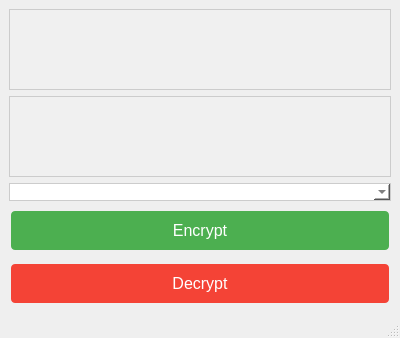
<?xml version="1.0" encoding="UTF-8"?>
<ui version="4.0">
 <class>MainWindow</class>
 <widget class="QMainWindow" name="MainWindow">
  <property name="geometry">
   <rect>
    <x>0</x>
    <y>0</y>
    <width>400</width>
    <height>338</height>
   </rect>
  </property>
  <property name="windowTitle">
   <string>MainWindow</string>
  </property>
  <widget class="QWidget" name="centralwidget">
   <layout class="QVBoxLayout" name="verticalLayout">
    <item>
     <widget class="QTextEdit" name="inputTextEdit">
        <property name="styleSheet">
            <string>background-color: #f0f0f0; color: #333; border: 1px solid #ccc;</string>
        </property>
     </widget>
    </item>
    <item>
     <widget class="QTextEdit" name="outputTextEdit">
        <property name="styleSheet">
            <string>background-color: #f0f0f0; color: #333; border: 1px solid #ccc;</string>
        </property>
     </widget>
    </item>
    <item>
     <widget class="QComboBox" name="algorithmComboBox">
        <property name="styleSheet">
            <string>background-color: #fff; color: #333; border: 1px solid #ccc;</string>
        </property>
     </widget>
    </item>
    <item>
     <widget class="QPushButton" name="encryptButton">
      <property name="text">
       <string>Encrypt</string>
      </property>
      <property name="styleSheet">
            <string>background-color: #4CAF50; color: white; border: none; padding: 10px 20px; text-align: center; text-decoration: none; display: inline-block; font-size: 16px; margin: 4px 2px; cursor: pointer; border-radius: 4px;</string>
      </property>
     </widget>
    </item>
    <item>
     <widget class="QPushButton" name="decryptButton">
      <property name="text">
       <string>Decrypt</string>
      </property>
      <property name="styleSheet">
            <string>background-color: #f44336; color: white; border: none; padding: 10px 20px; text-align: center; text-decoration: none; display: inline-block; font-size: 16px; margin: 4px 2px; cursor: pointer; border-radius: 4px;</string>
      </property>
     </widget>
    </item>
   </layout>
  </widget>
  <widget class="QMenuBar" name="menubar">
   <property name="geometry">
    <rect>
     <x>0</x>
     <y>0</y>
     <width>400</width>
     <height>17</height>
    </rect>
   </property>
  </widget>
  <widget class="QStatusBar" name="statusbar"/>
 </widget>
 <resources/>
 <connections/>
</ui>
